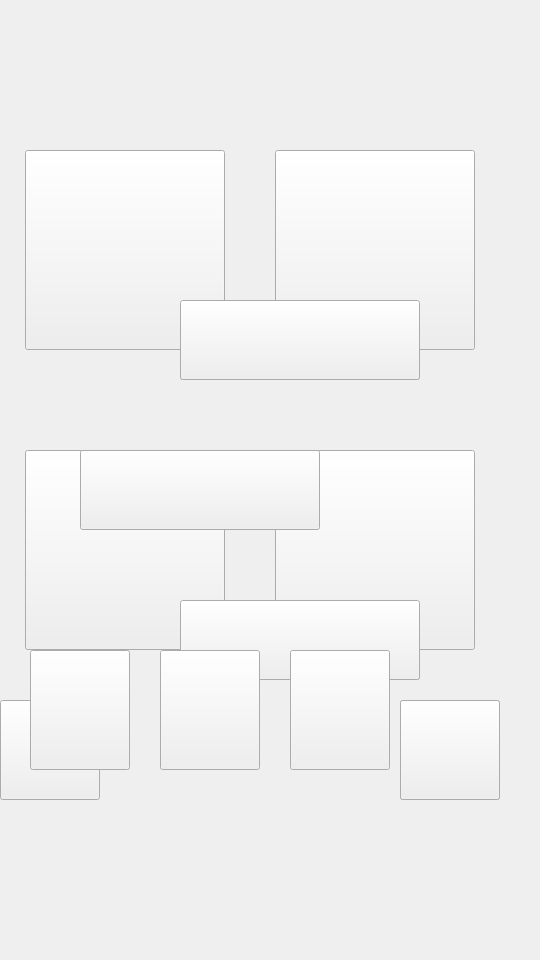
<?xml version="1.0" encoding="UTF-8"?>
<ui version="4.0">
 <class>Main_Window</class>
 <widget class="QMainWindow" name="Main_Window">
  <property name="geometry">
   <rect>
    <x>0</x>
    <y>0</y>
    <width>540</width>
    <height>960</height>
   </rect>
  </property>
  <property name="windowTitle">
   <string>Main_Window</string>
  </property>
  <widget class="QWidget" name="centralWidget">
   <widget class="QPushButton" name="btnHelp">
    <property name="geometry">
     <rect>
      <x>180</x>
      <y>600</y>
      <width>240</width>
      <height>80</height>
     </rect>
    </property>
    <property name="minimumSize">
     <size>
      <width>0</width>
      <height>80</height>
     </size>
    </property>
    <property name="maximumSize">
     <size>
      <width>16777215</width>
      <height>16777215</height>
     </size>
    </property>
    <property name="text">
     <string/>
    </property>
   </widget>
   <widget class="QPushButton" name="btnModelSelect">
    <property name="geometry">
     <rect>
      <x>180</x>
      <y>300</y>
      <width>240</width>
      <height>80</height>
     </rect>
    </property>
    <property name="minimumSize">
     <size>
      <width>0</width>
      <height>80</height>
     </size>
    </property>
    <property name="maximumSize">
     <size>
      <width>16777215</width>
      <height>16777215</height>
     </size>
    </property>
    <property name="text">
     <string/>
    </property>
   </widget>
   <widget class="QPushButton" name="btnRecord">
    <property name="geometry">
     <rect>
      <x>80</x>
      <y>450</y>
      <width>240</width>
      <height>80</height>
     </rect>
    </property>
    <property name="minimumSize">
     <size>
      <width>0</width>
      <height>80</height>
     </size>
    </property>
    <property name="maximumSize">
     <size>
      <width>16777215</width>
      <height>16777215</height>
     </size>
    </property>
    <property name="text">
     <string/>
    </property>
   </widget>
   <widget class="QLabel" name="labMainBGP">
    <property name="geometry">
     <rect>
      <x>0</x>
      <y>0</y>
      <width>540</width>
      <height>960</height>
     </rect>
    </property>
    <property name="text">
     <string/>
    </property>
   </widget>
   <widget class="QLabel" name="labTitle">
    <property name="geometry">
     <rect>
      <x>0</x>
      <y>0</y>
      <width>500</width>
      <height>800</height>
     </rect>
    </property>
    <property name="text">
     <string/>
    </property>
   </widget>
   <widget class="QLabel" name="labCloud">
    <property name="geometry">
     <rect>
      <x>0</x>
      <y>0</y>
      <width>225</width>
      <height>90</height>
     </rect>
    </property>
    <property name="text">
     <string/>
    </property>
   </widget>
   <widget class="QLabel" name="labSelectBGP">
    <property name="geometry">
     <rect>
      <x>0</x>
      <y>0</y>
      <width>540</width>
      <height>960</height>
     </rect>
    </property>
    <property name="text">
     <string/>
    </property>
   </widget>
   <widget class="QPushButton" name="btnSelectXS">
    <property name="geometry">
     <rect>
      <x>25</x>
      <y>150</y>
      <width>200</width>
      <height>200</height>
     </rect>
    </property>
    <property name="text">
     <string/>
    </property>
   </widget>
   <widget class="QPushButton" name="btnSelectZJ">
    <property name="geometry">
     <rect>
      <x>275</x>
      <y>150</y>
      <width>200</width>
      <height>200</height>
     </rect>
    </property>
    <property name="text">
     <string/>
    </property>
   </widget>
   <widget class="QPushButton" name="btnSelectYH">
    <property name="geometry">
     <rect>
      <x>25</x>
      <y>450</y>
      <width>200</width>
      <height>200</height>
     </rect>
    </property>
    <property name="text">
     <string/>
    </property>
   </widget>
   <widget class="QPushButton" name="btnSelectDC">
    <property name="geometry">
     <rect>
      <x>275</x>
      <y>450</y>
      <width>200</width>
      <height>200</height>
     </rect>
    </property>
    <property name="text">
     <string/>
    </property>
   </widget>
   <widget class="QPushButton" name="btnSetting">
    <property name="geometry">
     <rect>
      <x>0</x>
      <y>700</y>
      <width>100</width>
      <height>100</height>
     </rect>
    </property>
    <property name="text">
     <string/>
    </property>
   </widget>
   <widget class="QPushButton" name="btnBack">
    <property name="geometry">
     <rect>
      <x>400</x>
      <y>700</y>
      <width>100</width>
      <height>100</height>
     </rect>
    </property>
    <property name="text">
     <string/>
    </property>
   </widget>
   <widget class="QPushButton" name="btnKingModel">
    <property name="geometry">
     <rect>
      <x>180</x>
      <y>600</y>
      <width>240</width>
      <height>80</height>
     </rect>
    </property>
    <property name="minimumSize">
     <size>
      <width>0</width>
      <height>80</height>
     </size>
    </property>
    <property name="maximumSize">
     <size>
      <width>16777215</width>
      <height>16777215</height>
     </size>
    </property>
    <property name="text">
     <string/>
    </property>
   </widget>
   <widget class="QPushButton" name="btnSurviveModel">
    <property name="geometry">
     <rect>
      <x>80</x>
      <y>450</y>
      <width>240</width>
      <height>80</height>
     </rect>
    </property>
    <property name="minimumSize">
     <size>
      <width>0</width>
      <height>80</height>
     </size>
    </property>
    <property name="maximumSize">
     <size>
      <width>16777215</width>
      <height>16777215</height>
     </size>
    </property>
    <property name="text">
     <string/>
    </property>
   </widget>
   <widget class="QPushButton" name="btnScoreModel">
    <property name="geometry">
     <rect>
      <x>180</x>
      <y>300</y>
      <width>240</width>
      <height>80</height>
     </rect>
    </property>
    <property name="minimumSize">
     <size>
      <width>0</width>
      <height>80</height>
     </size>
    </property>
    <property name="maximumSize">
     <size>
      <width>16777215</width>
      <height>16777215</height>
     </size>
    </property>
    <property name="text">
     <string/>
    </property>
   </widget>
   <widget class="QPushButton" name="btnHard">
    <property name="geometry">
     <rect>
      <x>290</x>
      <y>650</y>
      <width>100</width>
      <height>120</height>
     </rect>
    </property>
    <property name="text">
     <string/>
    </property>
   </widget>
   <widget class="QPushButton" name="btnNormal">
    <property name="geometry">
     <rect>
      <x>160</x>
      <y>650</y>
      <width>100</width>
      <height>120</height>
     </rect>
    </property>
    <property name="text">
     <string/>
    </property>
   </widget>
   <widget class="QPushButton" name="btnEasy">
    <property name="geometry">
     <rect>
      <x>30</x>
      <y>650</y>
      <width>100</width>
      <height>120</height>
     </rect>
    </property>
    <property name="text">
     <string/>
    </property>
   </widget>
   <widget class="QPushButton" name="btnGallery">
    <property name="geometry">
     <rect>
      <x>400</x>
      <y>700</y>
      <width>100</width>
      <height>100</height>
     </rect>
    </property>
    <property name="text">
     <string/>
    </property>
   </widget>
   <zorder>labMainBGP</zorder>
   <zorder>labCloud</zorder>
   <zorder>labTitle</zorder>
   <zorder>btnModelSelect</zorder>
   <zorder>btnRecord</zorder>
   <zorder>btnHelp</zorder>
   <zorder>labSelectBGP</zorder>
   <zorder>btnSelectXS</zorder>
   <zorder>btnSelectZJ</zorder>
   <zorder>btnSelectYH</zorder>
   <zorder>btnSelectDC</zorder>
   <zorder>btnSetting</zorder>
   <zorder>btnBack</zorder>
   <zorder>btnKingModel</zorder>
   <zorder>btnSurviveModel</zorder>
   <zorder>btnScoreModel</zorder>
   <zorder>btnHard</zorder>
   <zorder>btnNormal</zorder>
   <zorder>btnEasy</zorder>
   <zorder>btnGallery</zorder>
  </widget>
 </widget>
 <layoutdefault spacing="6" margin="11"/>
 <resources/>
 <connections/>
</ui>
